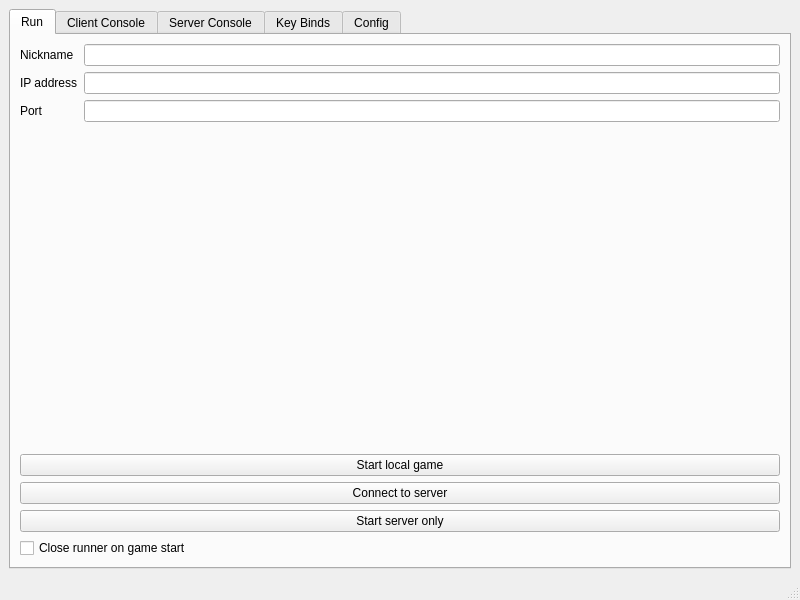
<?xml version="1.0" encoding="UTF-8"?>
<ui version="4.0">
 <class>RunnerWindow</class>
 <widget class="QMainWindow" name="RunnerWindow">
  <property name="geometry">
   <rect>
    <x>0</x>
    <y>0</y>
    <width>800</width>
    <height>600</height>
   </rect>
  </property>
  <property name="windowTitle">
   <string>RunnerWindow</string>
  </property>
  <widget class="QWidget" name="centralwidget">
   <layout class="QHBoxLayout" name="horizontalLayout_2">
    <item>
     <widget class="QTabWidget" name="tabWidget">
      <property name="tabPosition">
       <enum>QTabWidget::North</enum>
      </property>
      <property name="tabShape">
       <enum>QTabWidget::Rounded</enum>
      </property>
      <property name="currentIndex">
       <number>0</number>
      </property>
      <widget class="QWidget" name="tab_run">
       <attribute name="title">
        <string>Run</string>
       </attribute>
       <layout class="QVBoxLayout" name="verticalLayout_2">
        <item>
         <layout class="QFormLayout" name="formLayout">
          <item row="1" column="0">
           <widget class="QLabel" name="label_3">
            <property name="text">
             <string>IP address</string>
            </property>
           </widget>
          </item>
          <item row="1" column="1">
           <widget class="QLineEdit" name="lineEdit_3"/>
          </item>
          <item row="0" column="0">
           <widget class="QLabel" name="label_4">
            <property name="text">
             <string>Nickname</string>
            </property>
           </widget>
          </item>
          <item row="0" column="1">
           <widget class="QLineEdit" name="lineEdit_6"/>
          </item>
          <item row="2" column="0">
           <widget class="QLabel" name="label_5">
            <property name="text">
             <string>Port</string>
            </property>
           </widget>
          </item>
          <item row="2" column="1">
           <widget class="QLineEdit" name="lineEdit_7">
            <property name="inputMask">
             <string>D0000</string>
            </property>
           </widget>
          </item>
         </layout>
        </item>
        <item>
         <widget class="QPushButton" name="pushButton">
          <property name="text">
           <string>Start local game</string>
          </property>
         </widget>
        </item>
        <item>
         <widget class="QPushButton" name="pushButton_2">
          <property name="text">
           <string>Connect to server</string>
          </property>
         </widget>
        </item>
        <item>
         <widget class="QPushButton" name="pushButton_3">
          <property name="text">
           <string>Start server only</string>
          </property>
         </widget>
        </item>
        <item>
         <widget class="QCheckBox" name="checkBox">
          <property name="text">
           <string>Close runner on game start</string>
          </property>
         </widget>
        </item>
       </layout>
      </widget>
      <widget class="QWidget" name="tab_client_console">
       <attribute name="title">
        <string>Client Console</string>
       </attribute>
       <layout class="QVBoxLayout" name="verticalLayout">
        <item>
         <widget class="QTextBrowser" name="textBrowser_2"/>
        </item>
        <item>
         <widget class="QLineEdit" name="lineEdit"/>
        </item>
       </layout>
      </widget>
      <widget class="QWidget" name="tab_server_console">
       <attribute name="title">
        <string>Server Console</string>
       </attribute>
       <layout class="QVBoxLayout" name="verticalLayout_3">
        <item>
         <widget class="QTextBrowser" name="textBrowser_3"/>
        </item>
        <item>
         <widget class="QLineEdit" name="lineEdit_2"/>
        </item>
       </layout>
      </widget>
      <widget class="QWidget" name="tab_key_binds">
       <attribute name="title">
        <string>Key Binds</string>
       </attribute>
       <layout class="QVBoxLayout" name="verticalLayout_4">
        <item>
         <widget class="QTableView" name="tableView"/>
        </item>
       </layout>
      </widget>
      <widget class="QWidget" name="tab_config">
       <attribute name="title">
        <string>Config</string>
       </attribute>
       <layout class="QFormLayout" name="formLayout_2">
        <item row="1" column="0">
         <widget class="QLabel" name="label">
          <property name="text">
           <string>Workspace directory</string>
          </property>
         </widget>
        </item>
        <item row="1" column="1">
         <widget class="QLineEdit" name="lineEdit_4"/>
        </item>
        <item row="0" column="0">
         <widget class="QLabel" name="label_2">
          <property name="text">
           <string>Username</string>
          </property>
         </widget>
        </item>
        <item row="0" column="1">
         <widget class="QLineEdit" name="lineEdit_5"/>
        </item>
       </layout>
      </widget>
     </widget>
    </item>
   </layout>
  </widget>
  <widget class="QMenuBar" name="menubar">
   <property name="geometry">
    <rect>
     <x>0</x>
     <y>0</y>
     <width>800</width>
     <height>23</height>
    </rect>
   </property>
  </widget>
  <widget class="QStatusBar" name="statusbar"/>
 </widget>
 <resources/>
 <connections/>
</ui>
